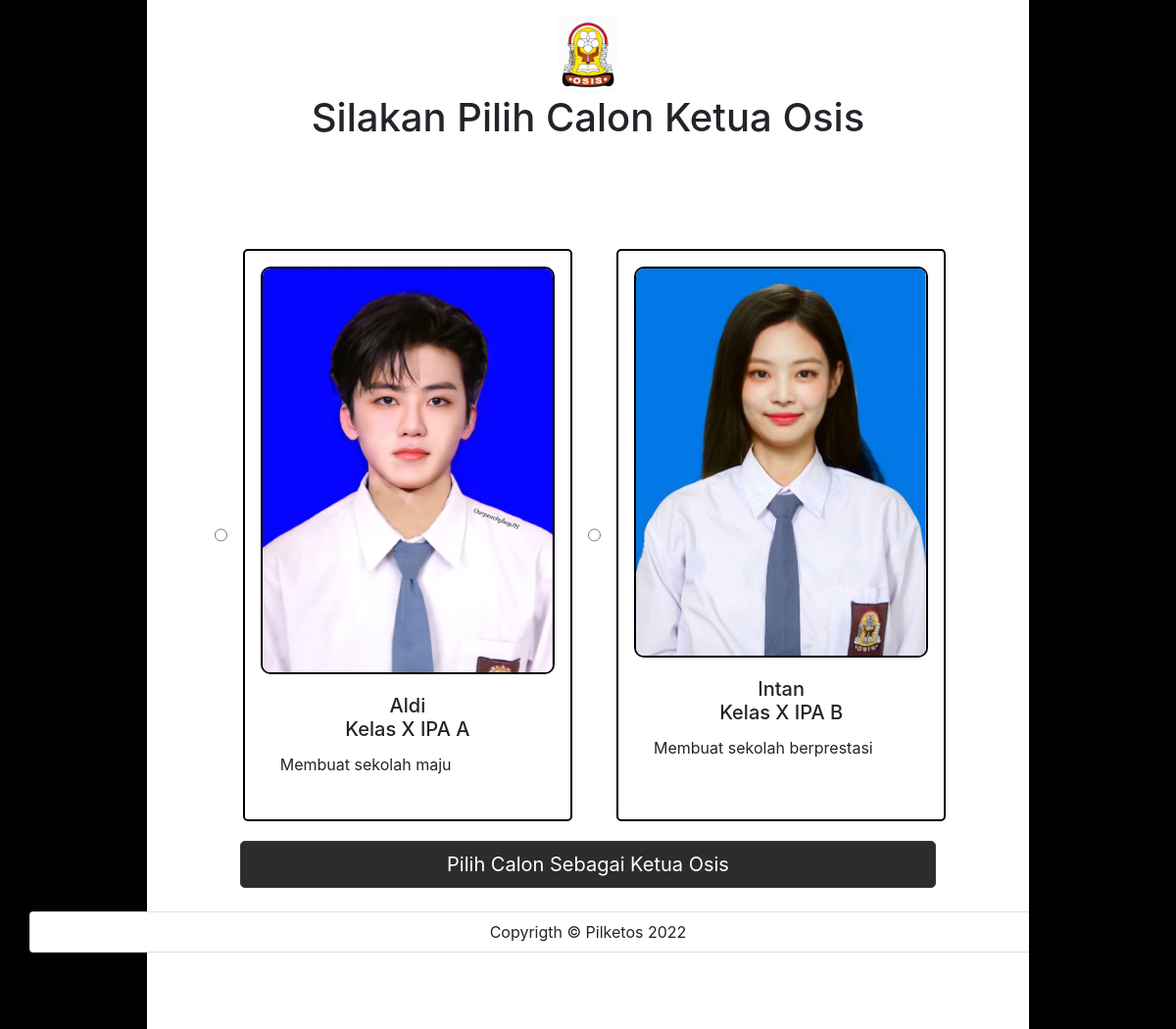
Page /pilih-calon.php on the committed database.
### tables this page shows
CREATE TABLE `calon` (
  `id` int(11) NOT NULL,
  `id_kelas` text NOT NULL,
  `nama_calon` text NOT NULL,
  `visi_misi` text NOT NULL,
  `foto` text NOT NULL
);

### pilih-calon.php (the view, shortened to what this page needs)
<?php
include 'db.php';
$calon = mysqli_query($db, "SELECT * FROM calon");
?>
<!DOCTYPE html>
<html>
<head>
  <link rel="stylesheet" href="https://cdn.jsdelivr.net/npm/bootstrap@4.6.2/dist/css/bootstrap.min.css">
  <link rel="stylesheet" href="style.css">
</head>
<body>
  <div class="kotak-kiri"></div>
  <div class="container">
    <div class="row justify-content-center">
      <div class="col-8 p-3">
        <center><img src="osis2.jpg" width="60"></center>
        <center> <h1>Silakan Pilih Calon Ketua Osis</h1></center>
      </div>
    </div>
      <form action="voting.php" method="post">
    <div class="row justify-content-center">
      <?php foreach ($calon as $key => $value):?>
        <input type="radio" name="ketos" id="<?=$value['id']?>" value="<?=$value['id']?>" required>
        <div class="col-md-5 card calon m-3 p-3" style="cursor: pointer;">
          <label for="<?=$value['id']?>">
            <center><img class="card-img-top" src="<?=$value['foto']?>" style="border-radius: 10px; width:100%; margin:auto; border: 2px solid black"></center>
            <div class="card-body">
              <center><h5 class="card-title"><?=$value['nama_calon']?> <br> Kelas <?=$value['id_kelas']?></h5></center>
              <p class="card-text"><?=$value['visi_misi']?></p>
            </div></label>
          </div>
        <?php endforeach?>
      </div>
      <div class="row justify-content-center mt-1">
        <div class="col-11">
          <center><input type="submit" class="btn btn-lg btn-block btn-dark" value="Pilih Calon Sebagai Ketua Osis"></center>
        </div>
      </div>
    </form>
      <br>
      <div class="row">
        <div class="col-12 card p-2">
          <center>Copyrigth &copy Pilketos 2022</center>
        </div>
      </div>
    </div>
    <div class="kotak-kanan"></div>
  </body>
  </html>

### style.css (style rules this page uses)
body { margin: 0; }
form { width: 70%; margin: auto; padding-top: 70px; }
input[type=submit] { color: white; background-color: #2c2c2c; }
.calon { border-radius: 5px; border: 2px solid black; }

### pilih-calon.php (style rules this page uses)
.kotak-kiri { width: 150px; height: 1050px; background: black; float: left; position: absolute; }
.kotak-kanan { width: 150px; height: 1050px; background: black; float: right; position: absolute; right: 0; top: 0; }

### rows in the picture
calon: foto (picture), nama_calon "Aldi", id_kelas "X IPA A", visi_misi "Membuat sekolah maju"
calon: foto (picture), nama_calon "Intan", id_kelas "X IPA B", visi_misi "Membuat sekolah berprestasi"
